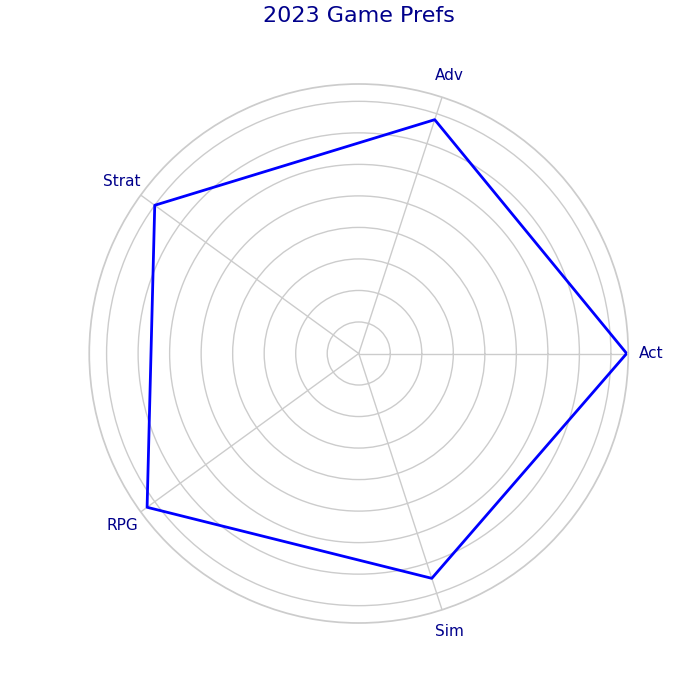

This figure's Python source:
import matplotlib.pyplot as plt
import numpy as np

categories = ['Act', 'Adv', 'Strat', 'RPG', 'Sim']
num_vars = len(categories)

ratings = [8.5, 7.8, 8.0, 8.3, 7.5]

angles = np.linspace(0, 2 * np.pi, num_vars, endpoint=False).tolist()
ratings += ratings[:1]
angles += angles[:1]

fig, ax = plt.subplots(figsize=(7, 7), subplot_kw=dict(polar=True))

ax.plot(angles, ratings, color='blue', linewidth=2)

ax.set_yticklabels([])
ax.set_xticks(angles[:-1])
ax.set_xticklabels(categories, fontsize=11, color='darkblue')

plt.title('2023 Game Prefs', size=16, color='darkblue', y=1.1)

plt.show()
